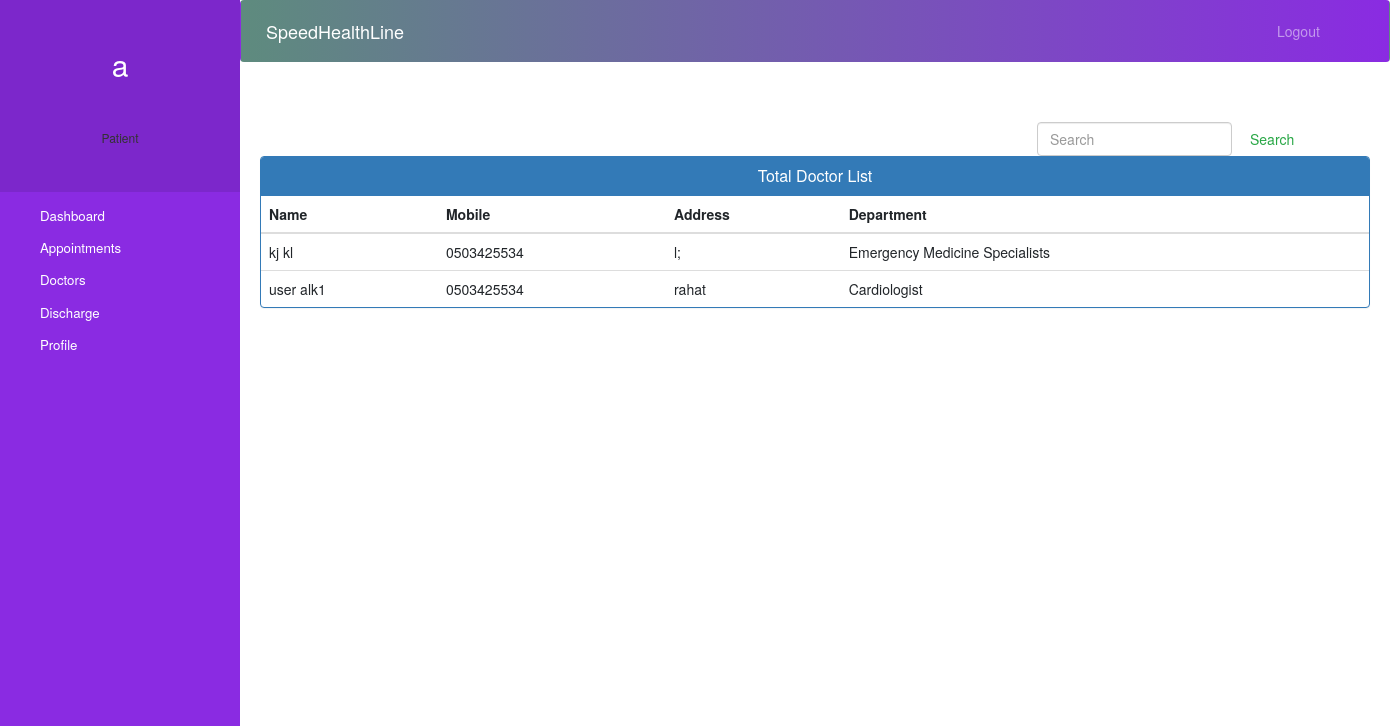
Screenshot of /patient-doctor (signed in) with the database file from the repository.
### core/models.py (models this page shows, shortened)
class Doctor(models.Model):
    user=models.OneToOneField(User,on_delete=models.CASCADE)
    certificate_file = models.FileField(
        upload_to='certificate_files',
        null=True,
        blank=True
    )
    address = models.CharField(max_length=40)
    mobile = models.CharField(max_length=20, null=False, default='0123456789')
    department= models.CharField(max_length=50,choices=departments,default='Cardiologist')
    status=models.BooleanField(default=True)
    @property
    def get_name(self):
        return self.user.first_name+" "+self.user.last_name

### core/views.py (the view)
# urls.py: path('patient-doctor', patient_doctor, name='patient-doctor'),
def patient_doctor(request):
    doctors = models.Doctor.objects.all().filter(status=True)
    patient = models.Patient.objects.get(user_id=request.user.id)  # for profile picture of patient in sidebar
    return render(request, 'patient_doctor.html', {'patient': patient, 'doctors': doctors})

### templates/patient_doctor.html (shortened to what this page needs)
{% extends 'patient_base.html' %}
{% block content %}
{%load static%}
<head>
  <link href="//netdna.bootstrapcdn.com/bootstrap/3.0.0/css/bootstrap.min.css" rel="stylesheet" id="bootstrap-css">
</head>
<div class="container">
    <form  action="/searchdoctor" method="get" style="margin-left:70%;" class="form-inline my-2 my-lg-0">
      <input class="form-control mr-sm-2" type="search" placeholder="Search" name="query" id="query" aria-label="Search">
      <button class="btn btn-outline-success my-2 my-sm-0" type="submit">Search</button>
    </form>
  {% if doctors %}
  <div class="panel panel-primary">
    <div class="panel-heading">
      <h6 class="panel-title"> Total Doctor List</h6>
    </div>
    <table class="table table-hover" id="dev-table">
        <thead>
          <tr>
            <th>Name</th>
            <th>Mobile</th>
            <th>Address</th>
            <th>Department</th>
          </tr>
        </thead>
        {% for d in doctors %}
        <tr>
          <td> {{d.get_name}}</td>
          <td>{{d.mobile}}</td>
          <td>{{d.address}}</td>
          <td>{{d.department}}</td>
        </tr>
        {% endfor %}
      </table>
  </div>
  {%else%}
  <br><br><br>
  <h4 style="text-align: center;color: red;">No Doctor Found !!!</h4>
  {% endif %}
</div>
{% endblock content %}

### templates/patient_base.html (shortened to what this page needs)
<!DOCTYPE html>
{% load static %}
<html lang="en">
<head>
  <link rel="stylesheet" href="https://stackpath.bootstrapcdn.com/bootstrap/4.3.1/css/bootstrap.min.css">
  <link rel="stylesheet" href="https://maxcdn.bootstrapcdn.com/font-awesome/4.7.0/css/font-awesome.min.css">
</head>
<body>
  <nav class="menu" tabindex="0">
    <header class="avatar">
        <h2>{{request.user}}</h2>
      <br><br>
      <h6>Patient</h6>
    </header>
    <ul>
      <li tabindex="0" class="icon-dashboard"> <a style="color:white; text-decoration:none;" href="/patient-dashboard"><span>Dashboard</span></a> </li>
      <li tabindex="0" class="icon-calendar"> <a style="color:white; text-decoration:none;" href="/patient-appointment"><span>Appointments</span></a></li>
      <li tabindex="0" class="icon-users"> <a style="color:white; text-decoration:none;" href="/patient-doctor"><span>Doctors</span></a></li>
      <li tabindex="0" class="icon-users"> <a style="color:white; text-decoration:none;" href="/patient-discharge"><span>Discharge</span></a></li>
      <li tabindex="0" class="icon-calendar"> <a style="color:white; text-decoration:none;" href="/patient-profile"><span>Profile</span></a></li>
    </ul>
  </nav>
  <main>
    <div class="bs-example">
<nav class="navbar navbar-expand-md navbar-dark fixed-top" style="background: linear-gradient(to right, #5E8B7E, #8A2BE2);">        <a href="/patient-dashboard" class="navbar-brand">SpeedHealthLine</a>
        <div class="collapse navbar-collapse justify-content-between" id="navbarCollapse">
          <div class="navbar-nav" style=" margin-left: 90%;">
            <a href="/logout" class="nav-item nav-link">Logout</a>
          </div>
        </div>
      </nav>
    </div>
    <br><br>
    {% block content %}
    {% endblock content %}
    <br><br><br><br><br><br><br>
    <footer>
      <br>
      <div class="container">
        <div class="row">
          <div class="col-md-12 col-sm-12">
          </div>
        </div>
      </div>
    </footer>
  </main>
</body>
</html>

### templates/patient_base.html (style rules this page uses)
a:link { text-decoration: none; color: #8a2be2; }
body { padding-left: 240px; background-color: #f8f8ff; background-repeat: no-repeat; background-position: center center; background-attachment: fixed; background-size: cover; }
main { position: relative; height: 100vh; }
.menu { background: #8a2be2; height: 100vh; width: 240px; position: fixed; top: 0px; left: 0; z-index: 5; outline: none; }
.menu .avatar { background: rgba(0, 0, 0, 0.1); padding: 2em 0.5em; text-align: center; }
.menu .avatar h2 { font-weight: normal; margin-bottom: 0; color: #fff; }
.menu ul { list-style: none; padding: 0.5em 0; margin: 0; }
.menu ul li { padding: 0.5em 1em 0.5em 3em; font-size: 0.95em; font-weight: lighter; background-repeat: no-repeat; background-position: left 15px center; background-size: auto 20px; transition: all 0.15s linear; cursor: pointer; color: #fff; }
.menu ul li.icon-dashboard { background-image: url("http://www.entypo.com/images//gauge.svg"); }
.menu ul li.icon-users { background-image: url("http://www.entypo.com/images//users.svg"); }
.menu ul li.icon-calendar { background-image: url("http://www.entypo.com/images//calendar.svg"); }

### templates/patient_doctor.html (style rules this page uses)
a:link { text-decoration: none; }
h6 { text-align: center; }
.row { margin: 100px; }

### rows the page displays
Doctor: get_name "kj kl", mobile "0503425534", address "l;", department "Emergency Medicine Specialists"
Doctor: get_name "user alk1", mobile "0503425534", address "rahat", department "Cardiologist"

### other values shown
{{ request.user }} "a"
